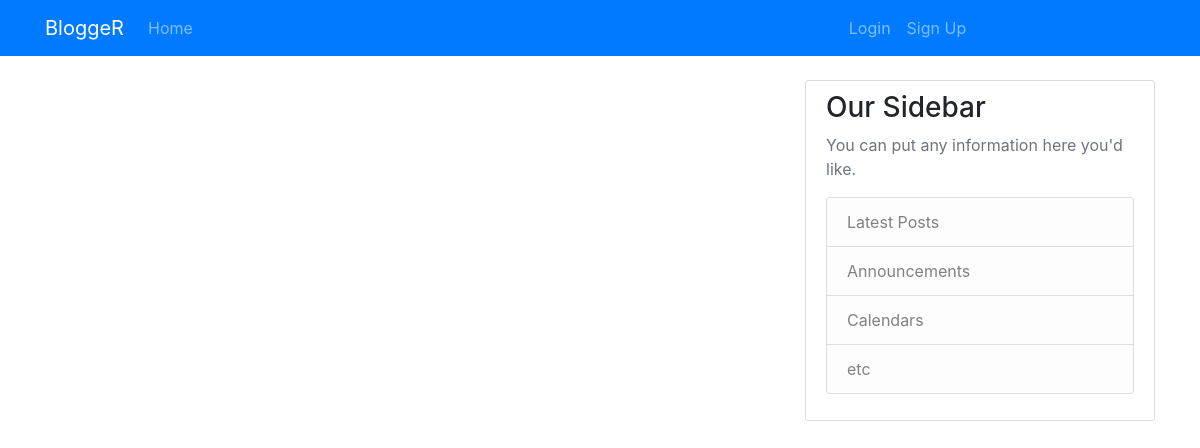
Page /home on the earlier database version.
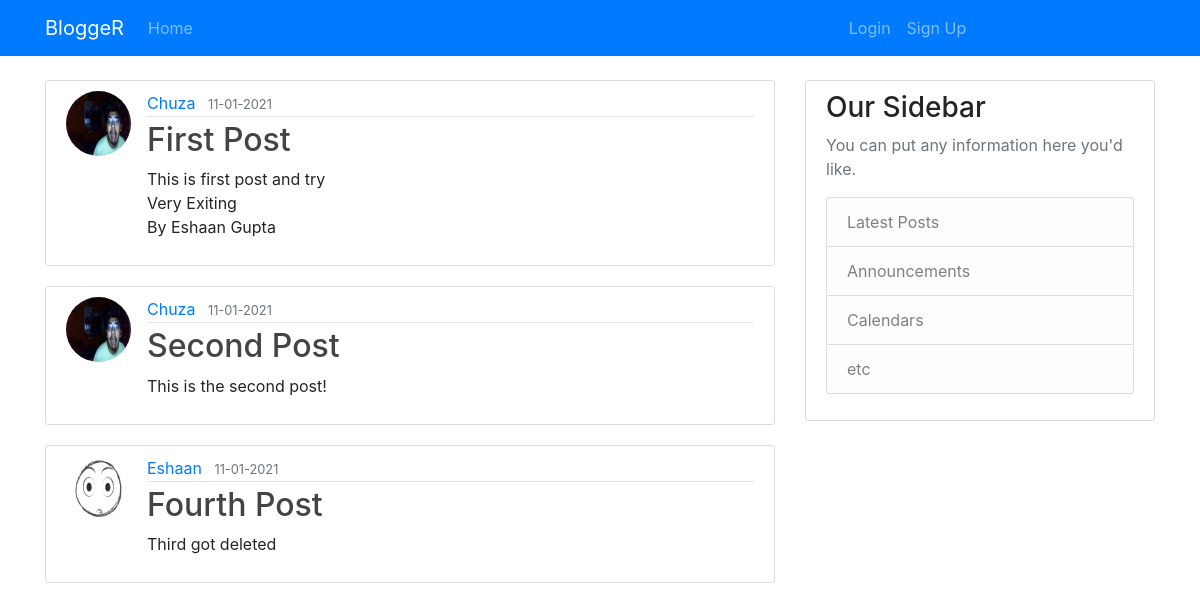
Same page on the later database version.
### main/models.py (models this page shows, shortened)
class Post(db.Model):
    id = db.Column(db.Integer, primary_key=True)
    title = db.Column(db.String, nullable=False)
    date_posted = db.Column(db.DateTime, nullable=False,
                            default=datetime.utcnow)
    content = db.Column(db.Text, nullable=False)
    user_id = db.Column(db.Integer, db.ForeignKey('user.id'), nullable=False)

class User(db.Model,UserMixin):
    id = db.Column(db.Integer, primary_key=True)
    username = db.Column(db.String(20), unique=True, nullable=False)
    email = db.Column(db.String(120), unique=True, nullable=False)
    image_file = db.Column(db.String(20), unique=False,
                           nullable=False, default="default.jpg")
    password = db.Column(db.String(60), nullable=False)
    posts = db.relationship('Post',
                            backref=db.backref('author', lazy=True))

### main/routes.py (the view)
@app.route('/')
@app.route("/home")
def home():
    posts=Post.query.all()
    return render_template('home.html', posts=posts)

### main/templates/home.html
{%extends "layout.html" %} {%block content%} {%for post in posts%}
<article class="media content-section">
	<img src="{{url_for('static',filename='picture/'+post.author.image_file)}}" class='rounded-circle article-img'>
	<div class="media-body">
		<div class="article-metadata">
			<a class="mr-2" href="#">{{ post.author.username }}</a>
			<small class="text-muted">{{ post.date_posted.strftime('%d-%m-%Y') }}</small>
		</div>
		<h2><a class="article-title" href="{{url_for('post',post_id=post.id)}}">{{ post.title }}</a></h2>
		<p class="article-content">{{ post.content }}</p>
	</div>
</article>
{%endfor%} {%endblock content%}

### main/templates/layout.html (shortened to what this page needs)
<!DOCTYPE html>
<html lang="en">
	<head>
    <link
			rel="stylesheet"
			type="text/css"
			href="{{ url_for('static', filename='main.css') }}"
		/>
		<link
			rel="stylesheet"
			href="https://maxcdn.bootstrapcdn.com/bootstrap/4.0.0/css/bootstrap.min.css"
		/>
	</head>
	<body>
         <header class="site-header">
      <nav class="navbar navbar-expand-lg navbar-dark bg-primary">
        <div class="container">
          <a class="navbar-brand" href="#">BloggeR</a>
          <div class="collapse navbar-collapse" id="navbarNav">
            <ul class="navbar-nav">
              <li class="nav-item">
                <a class="nav-link" href="{{url_for('home')}}">Home </a>
              </li>
              {%if current_user.is_authenticated%}
              <li class="nav-item" style="margin-left: 30rem;">
                <a class="nav-link" href="{{url_for('account')}}">Account</a>
              </li>
              <li class="nav-item">
                <a class="nav-link" href="{{url_for('new_post')}}">New Post</a>
              </li>
              <li class="nav-item">
                <a class="nav-link" href="{{url_for('logout')}}">Log Out</a>
              </li>
              {%else%}
              <li class="nav-item" style="margin-left: 40rem;">
                <a class="nav-link" href="{{url_for('login')}}">Login</a>
              </li>
              <li class="nav-item"style="float: right;">
                <a class="nav-link" href="{{url_for('signup')}}">Sign Up</a>
              </li>
              {%endif%}
            </ul>
          </div>
        </div>
      </nav>
    </header>
    <br/>
    <main role="main" class="container">
      <div class="row">
        <div class="col-md-8">
          {% block content %}
          {% endblock %}
        </div>
        <div class="col-md-4">
          <div class="content-section">
            <h3>Our Sidebar</h3>
            <p class='text-muted'>You can put any information here you'd like.
              <ul class="list-group">
                <li class="list-group-item list-group-item-light">Latest Posts</li>
                <li class="list-group-item list-group-item-light">Announcements</li>
                <li class="list-group-item list-group-item-light">Calendars</li>
                <li class="list-group-item list-group-item-light">etc</li>
              </ul>
            </p>
          </div>
        </div>
      </div>
    </main>
</body>
</html>

### main/static/main.css (style rules this page uses)
body { background: #fafafa; color: #333333; margin-top: 5rem; }
h1, h2, h3, h4, h5, h6 { color: #444444; }
.site-header .navbar-nav .nav-link { color: #cbd5db; }
.content-section { background: #ffffff; padding: 10px 20px; border: 1px solid #dddddd; border-radius: 3px; margin-bottom: 20px; }
.article-title { color: #444444; }
.article-content { white-space: pre-line; }
.article-img { height: 65px; width: 65px; margin-right: 16px; }
.article-metadata { padding-bottom: 1px; margin-bottom: 4px; border-bottom: 1px solid #e3e3e3 }

Differences in the rows shown:
added Post: image_file (picture), author.username "Chuza", date_posted "11-01-2021", title "First Post", content "This is first post and try Very Exiting By Eshaan Gupta"
added Post: image_file (picture), author.username "Chuza", date_posted "11-01-2021", title "Second Post", content "This is the second post!"
added Post: image_file (placeholder picture), author.username "Eshaan", date_posted "11-01-2021", title "Fourth Post", content "Third got deleted"
